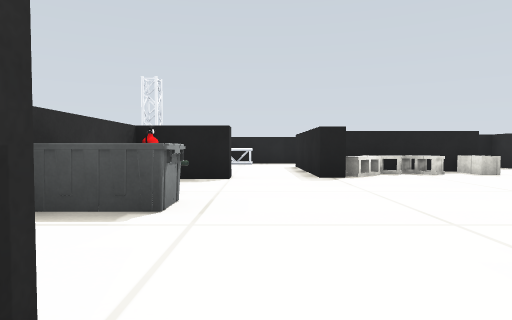
[1] (above)

21 first-person views from a walk through a world built for the Gazebo simulator. The camera is 0.29 m above the floor, tilts 2° down and sees 75° across. Floor lines are 1 m apart. The floor is counted in squares, 0.5 m on a side. Each view is taken from the middle of a square. On the plan, view 1 faces up. The plan holds only what a view shows up to about 9 squares ahead; the rest is blank. The place goes on beyond the plan. Simple shapes stand in for some stock models. Some surface patterns are stand-ins.

[2]
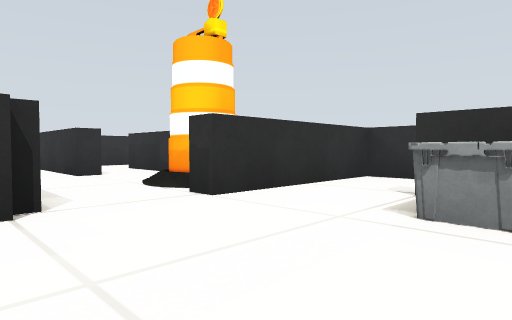

[3]
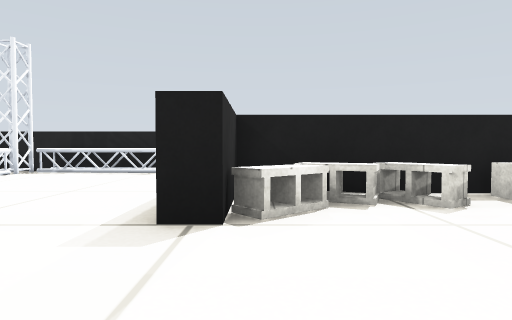

[4]
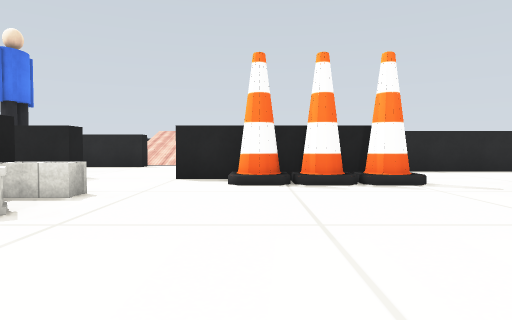

[5]
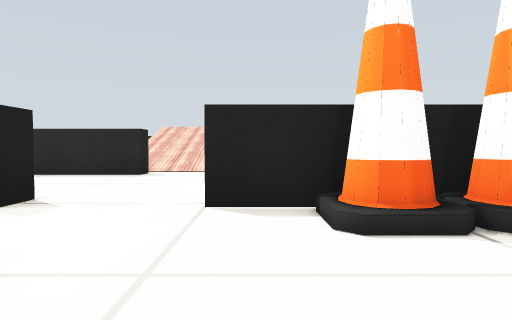

[6]
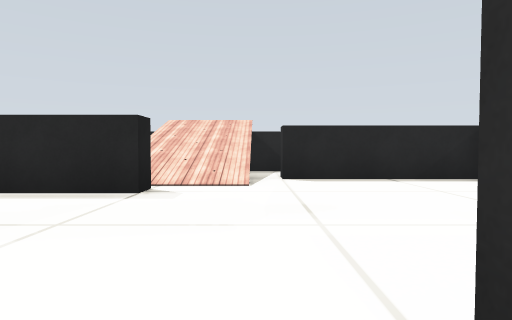

[7]
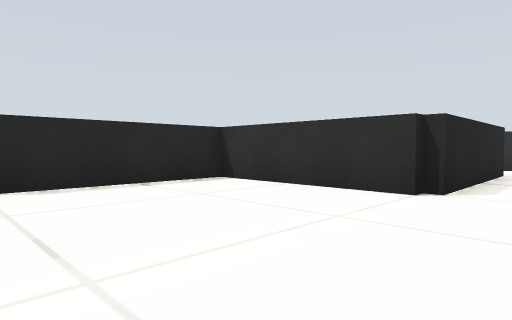

[8]
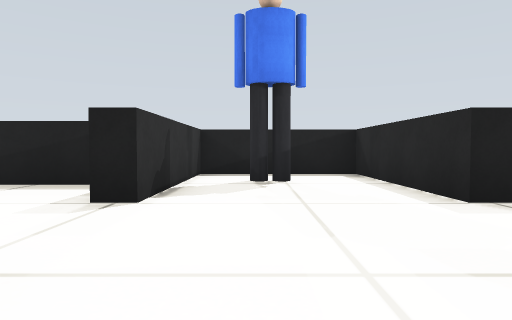

[9]
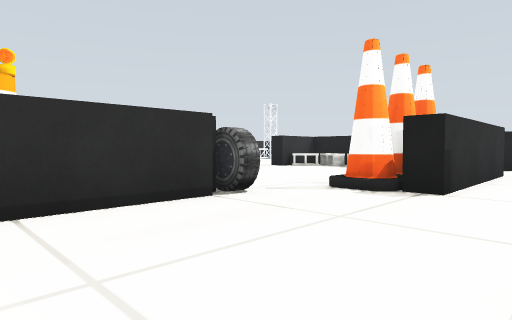

[10]
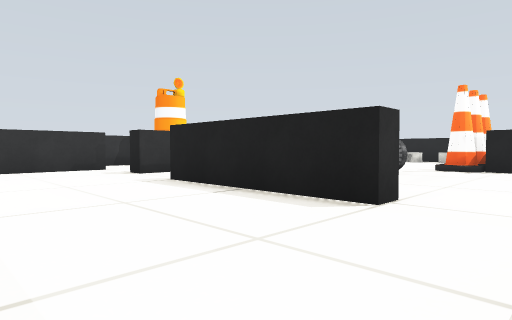

[11]
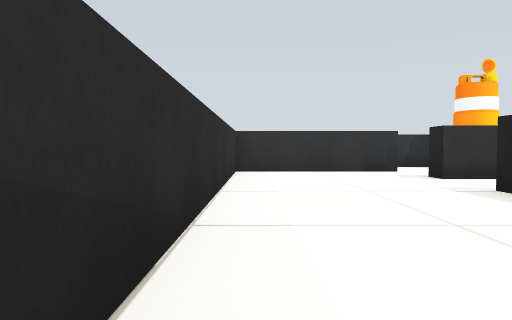

[12]
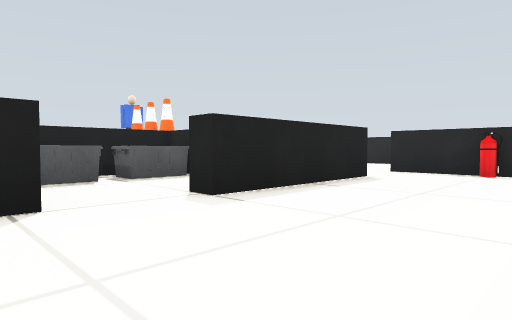

[13]
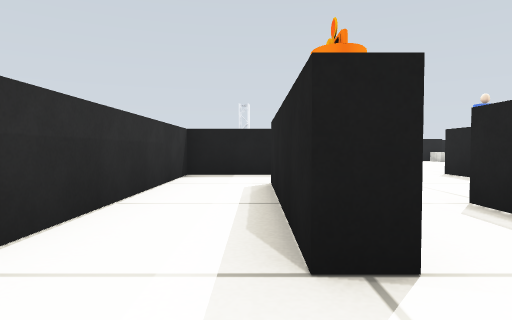

[14]
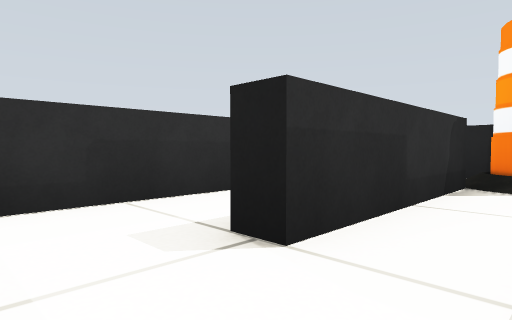

[15]
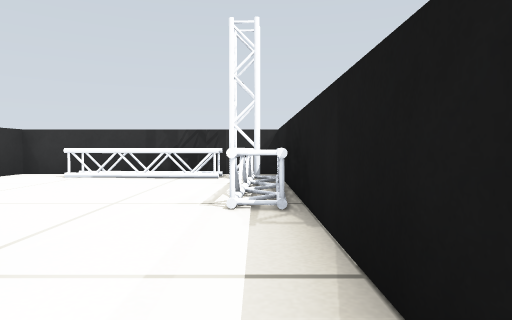

[16]
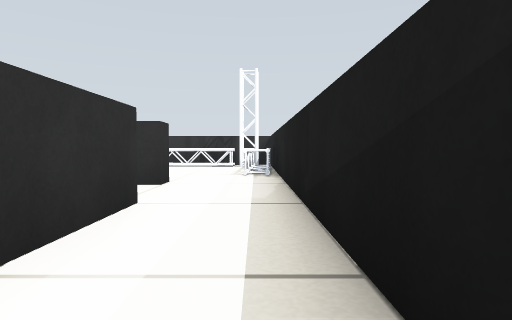

[17]
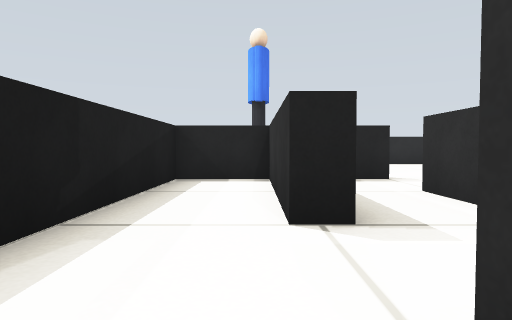

[18]
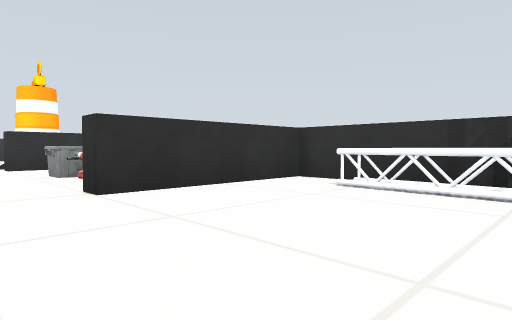

[19]
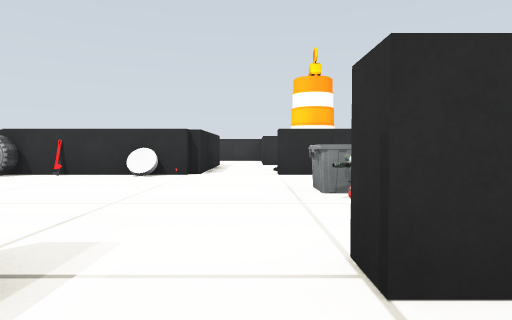

[20]
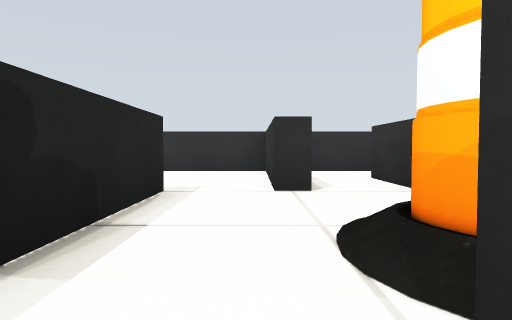

[21]
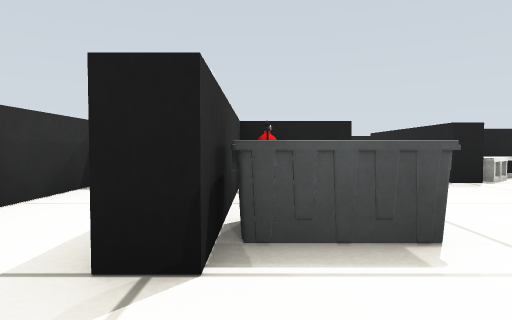

### Floor plan
Ten units are one square. View 1 is at (0, 0); x grows to the right and y downward. Boxes are objects, and circles mark ways between rooms. Rooms are numbered by the first view taken in them; rooms with no view inside come last. Other rooms are left out.
<svg viewBox="-50 -130 210 210">
<path fill="none" stroke="#000" d="M-7 41 -7 35 -2 35M-22 15 -22 55 -27 55 -27 18M12 35 12 -5M-23 -2 -45 -2 -45 66M-5 -8 -5 -3M-30 75 -14 75M72 -56 72 -65M58 -5 58 16M78 -66 78 -25M24 -8 54 -8M53 8 53 -2 25 -2M25 -82 18 -82 18 -74M12 -74 12 -94M35 -101 35 -108 72 -108 72 -125 -45 -125 -45 -68 -5 -68 -5 -62 -16 -62M65 -102 49 -102M93 16 93 -27 132 -27 132 -65 138 -65M18 24 18 35 12 35M-15 -8 -5 -8M-22 -55 -22 -25M75 31 75 37 35 37 35 32M12 -105 18 -105 18 -101M118 -85 113 -85 113 -125 78 -125 78 -85 72 -85 72 -96M-2 35 -2 75 74 75M93 54 93 35M-22 -25 -28 -25M-45 -18 -45 -8 -15 -8M-45 -60 -45 -41"/>
<rect x="-25" y="5" width="20" height="10" fill="#bbb"><title>barrel</title></rect>
<rect x="-45" y="-115" width="10" height="40" fill="#bbb"><title>other object</title></rect>
<rect x="-45" y="-125" width="20" height="10" fill="#bbb"><title>other object</title></rect>
<rect x="-25" y="-65" width="10" height="10" fill="#bbb"><title>other object</title></rect>
<rect x="-25" y="-125" width="30" height="10" fill="#bbb"><title>other object</title></rect>
<rect x="-15" y="-35" width="10" height="10" fill="#bbb"><title>other object</title></rect>
<rect x="-15" y="-45" width="10" height="10" fill="#bbb"><title>drill</title></rect>
<rect x="15" y="-25" width="10" height="10" fill="#bbb"><title>grey cylinder</title></rect>
<rect x="15" y="-75" width="10" height="10" fill="#bbb"><title>cinder block</title></rect>
<rect x="25" y="5" width="10" height="10" fill="#bbb"><title>other object</title></rect>
<rect x="25" y="-85" width="10" height="10" fill="#bbb"><title>cinder block</title></rect>
<rect x="35" y="5" width="10" height="10" fill="#bbb"><title>other object</title></rect>
<rect x="35" y="-15" width="10" height="10" fill="#bbb"><title>other object</title></rect>
<rect x="35" y="-85" width="10" height="20" fill="#bbb"><title>cinder block</title></rect>
<rect x="45" y="-85" width="10" height="20" fill="#bbb"><title>cinder block</title></rect>
<rect x="55" y="-15" width="10" height="10" fill="#bbb"><title>car</title></rect>
<rect x="55" y="-35" width="20" height="10" fill="#bbb"><title>cone</title></rect>
<rect x="55" y="-45" width="20" height="10" fill="#bbb"><title>cone</title></rect>
<rect x="55" y="-55" width="20" height="10" fill="#bbb"><title>cone</title></rect>
<rect x="85" y="55" width="10" height="10" fill="#bbb"><title>other object</title></rect>
<rect x="85" y="-115" width="10" height="10" fill="#bbb"><title>person</title></rect>
<rect x="145" y="-95" width="10" height="20" fill="#bbb"><title>valve</title></rect>
<circle cx="10" cy="30" r="3" fill="#2a7"/>
<circle cx="5" cy="0" r="3" fill="#2a7"/>
<circle cx="-20" cy="-15" r="3" fill="#2a7"/>
<text x="-10" y="30">1</text>
<text x="50" y="-40">2</text>
<text x="-30" y="-30">3</text>
</svg>
Room 1 opens to room 2. Room 2 opens to room 3.

Where each view was taken, in squares from view 1:
view 1: 0 up, 0 right, facing up
view 2: 4 up, 2 right, facing down-left
view 3: 4 up, 2 right, facing up
view 4: 5 up, 1 right, facing right
view 5: 6 up, 4 right, facing right
view 6: 7 up, 7 right, facing right
view 7: 7 up, 8 right, facing down-right
view 8: 5 up, 9 right, facing up
view 9: 2 down, 9 right, facing up-left
view 10: 7 down, 9 right, facing up-left
view 11: 7 down, 8 right, facing left
view 12: 7 down, 1 right, facing up-right
view 13: 7 down, 3 left, facing up
view 14: 7 down, 1 left, facing up-left
view 15: 12 up, 3 right, facing left
view 16: 12 up, 7 right, facing left
view 17: 11 up, 1 right, facing right
view 18: 11 up, 1 right, facing down-left
view 19: 8 up, 0 right, facing down
view 20: 1 up, 0 right, facing down
view 21: 1 up, 2 left, facing up
